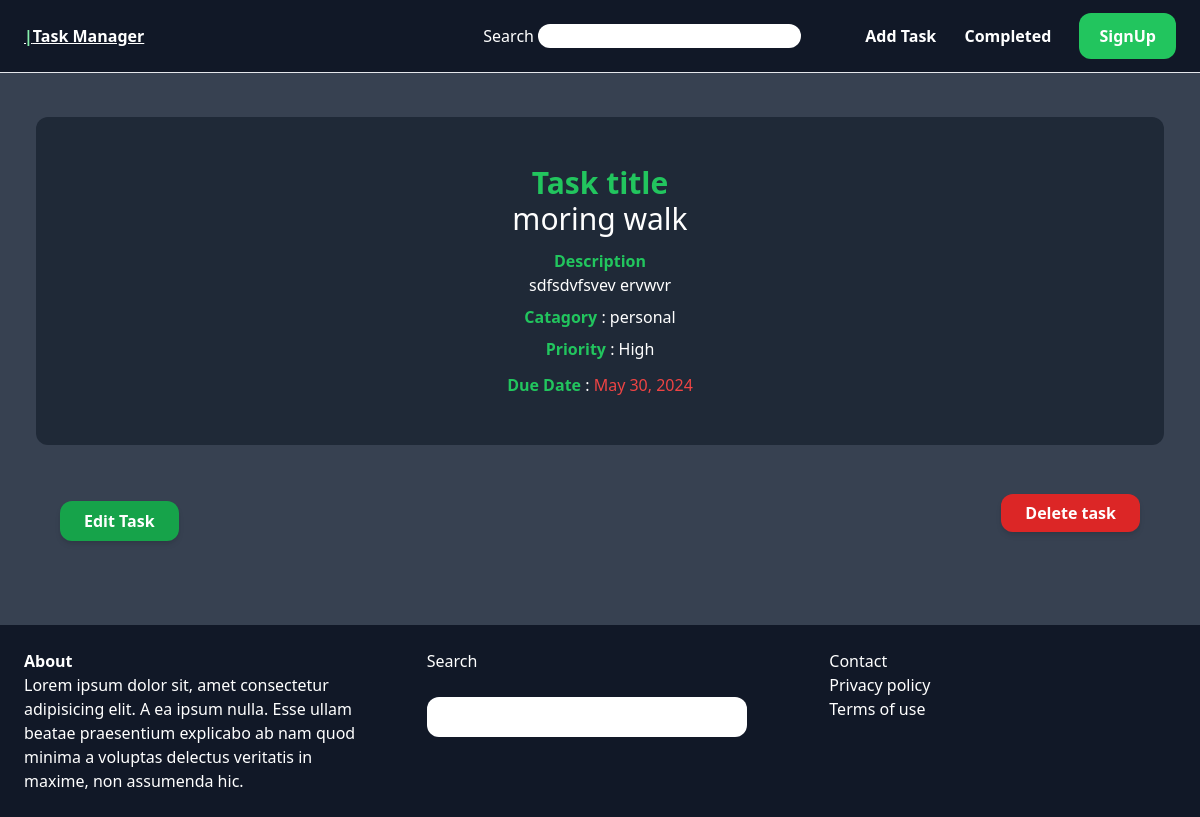
Page /6 on the committed database.
### task/models.py (models this page shows, shortened)
class Task(models.Model):
    title = models.CharField(max_length=200)
    description = models.TextField()
    catagory = models.ForeignKey(Catagory,on_delete=models.CASCADE)
    priority = models.CharField(max_length=10,choices=priority)
    date_of_creation = models.DateField(default=timezone.now)
    due_date  = models.DateField()
    is_completed = models.BooleanField(default=False)

class Catagory(models.Model):
    name = models.CharField(max_length=200)
    def __str__(self) -> str:
        return self.name

### core/views.py (the view)
# urls.py: path('<int:pk>',views.details,name='details'),
def details(request,pk):
    task = Task.objects.get(pk=pk)
    print('view function is running')
    return render(request,'core/details.html',{'task':task})

### core/templates/core/details.html
{%extends 'core/base.html'%}
{%block content%}
<div class='mx-6 my-8 px-7 py-12 text-center bg-gray-800 rounded-xl text-white text-semibold  ' >
        <h1 class='text-3xl'><strong class='text-green-500'>Task title</strong> <br>{{task.title}}</h1>
        <div class='m-3'>
            <p class='mt-2'><strong class='text-green-500'>Description</strong> <br>{{task.description}}</p>
            <p class='mt-2'><strong class='text-green-500'>Catagory</strong> : {{task.catagory}}</p>
            <p class='mt-2'><strong class='text-green-500'>Priority</strong> : {{task.priority}}</p>
        </div>
        <div>
            <p class='mt-2'><strong class='text-green-500'>Due Date</strong> : <span class='text-red-500'>{{task.due_date}}</span></p>
        </div>
    </div>
    <div class="px-6 py-6 mx-6 flex justify-between item-center text-white">
        <a  href= '{%url 'core:edit' task.id %}' class='font-bold text-1xl bg-green-600 px-6 py-2  shadow-md hover:shadow-teal-200 hover:scale-105 hover:bg-green-700 transition-all duration-300 rounded-xl'>Edit Task</a>
        <div class="space-x-9">
            <a href= '{% url 'core:delete' task.id %}'
            class=' font-bold text-1xl bg-red-600 px-6 py-2  shadow-md hover:shadow-red-400 hover:scale-105 hover:bg-red-700  transition-all duration-300 rounded-xl'>Delete task</a></div>
        </div>
<br>
<br>
{%endblock%}

### rows in the picture
Task: title "moring walk", description "sdfsdvfsvev ervwvr", catagory "personal", priority "High", due_date "May 30, 2024"
